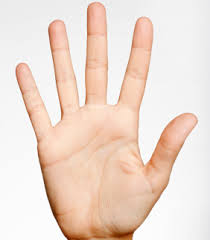
#> input picture mains/main.jpg, 210 x 240 px, given in place of the camera
$ python mains.py
#> lines starting #> are read from the running program, lines starting #| are printed output that depends on the picture
#> in video_capture, originale is the input picture: shape (240, 210, 3); mean B, G, R 208.6, 220.1, 238.7
### handdetect/traitement_hand.py
import cv2
import numpy as np
import threading


def original_frame(originale, kernel_blur):
    """Make a first 'picture' for define the
    what we must raise and what we must take in consideration.
    We raise the background"""
#> called with kernel_blur = 33

    originale = cv2.resize(originale, (800, 600))
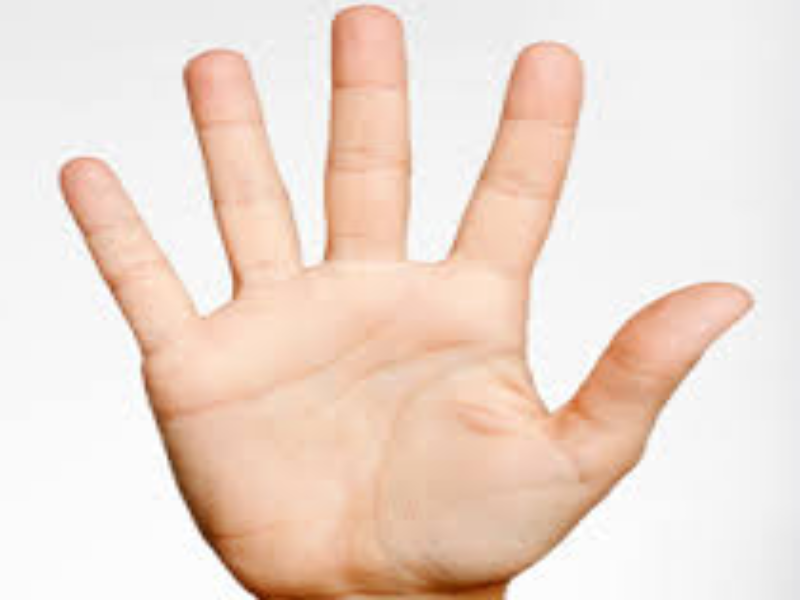
#> originale: shape (600, 800, 3); mean of channels 0, 1, 2 208.6, 220, 238.6; drawn as B, G, R
    originale=cv2.cvtColor(originale, cv2.COLOR_BGR2GRAY)
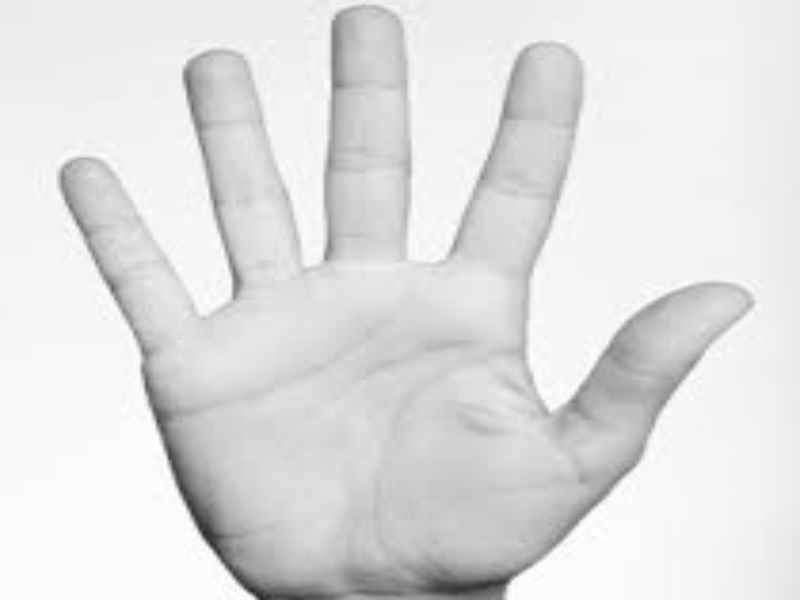
#> originale: shape (600, 800); min 39, max 255, mean 224.3
    originale=cv2.GaussianBlur(originale, (kernel_blur, kernel_blur), 0)
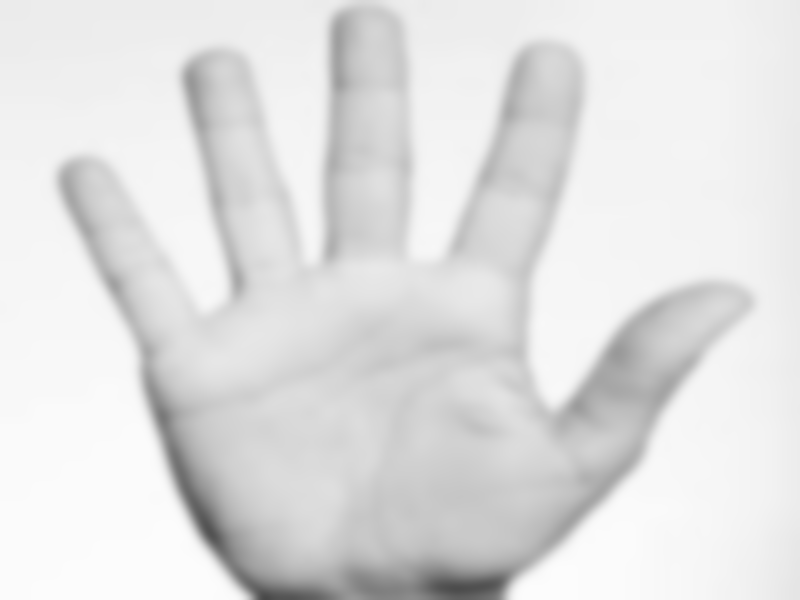
#> originale: shape (600, 800); min 72, max 252, mean 224.3
    kernel_dilate=np.ones((10, 10), np.uint8)

    return originale, kernel_dilate


def face_detections(cascade, frame, gray):
    """We make a face detection"""

    detection = cascade.detectMultiScale(
        gray,
        scaleFactor=1.3,
        minNeighbors=4,
        minSize=(40, 40),
        flags=cv2.CASCADE_SCALE_IMAGE
    )
#> detection = ()

    for x, y, w, h in detection:
        return x, y, w, h
#> this loop made 0 passes


def detections(cascade, frame, gray, mode):
    """We make a general function for detect palm and fist.
    We make a rectangle and fill it for accelerate
    the detection into the movement detection."""
#> called with mode = 0

    detection = cascade.detectMultiScale(
        gray,
        scaleFactor=1.3,
        minNeighbors=1,
        minSize=(30, 30),
        maxSize=(100, 100),
        flags=cv2.CASCADE_SCALE_IMAGE
    )
#> detection = ()

    for x, y, w, h in detection:
        if mode == 0:
            frame[y:y+h, x:x+w] = 255,0,0
        elif mode == 1:
            frame[y:y+h, x:x+w] = 255,255,0


def all_detections(handCascade, gestCascade,
                   palmCascade, closeCascade,
                   closedCascade, frame, gray):
    """We call detections function for
    run all this haar"""

    detections(handCascade, frame, gray, 0)
    detections(gestCascade, frame, gray, 0)
    detections(palmCascade, frame, gray, 0)

    detections(closeCascade, frame, gray, 1)
    detections(closedCascade, frame, gray, 1)


def movements_detection(gray, originale, kernel_blur, seuil,
                        kernel_dilate, frame):
    """This is our current frame in comparaison with
    original frame. We make a threshold, dilate it for
    and find the contours."""
#> called with kernel_blur = 33, seuil = 30, kernel_dilate = array of shape (10, 10)

    gray = cv2.GaussianBlur(gray, (kernel_blur, kernel_blur), 0)
    mask = cv2.absdiff(originale, gray)
#> mask: shape (600, 800); every value is 0
    mask = cv2.threshold(mask, seuil, 255, cv2.THRESH_BINARY)[1]
    mask = cv2.dilate(mask, kernel_dilate, iterations=5)
    contours, _ = cv2.findContours(mask, cv2.RETR_EXTERNAL,
                                   cv2.CHAIN_APPROX_SIMPLE)
#> contours = []
    frame_contour=frame.copy()

    return contours, frame_contour, gray


# [41 lines left out: functions detect, drawing_movements, not called in this run]

### handdetect/mains.py
import numpy as np
import cv2
import threading

cap=cv2.VideoCapture(0)
faceCascade = cv2.CascadeClassifier("haar/haarcascade_frontalface_alt2.xml")
handCascade = cv2.CascadeClassifier("haar/palm.xml")
gestCascade = cv2.CascadeClassifier("haar/agest.xml")
closeCascade = cv2.CascadeClassifier("haar/close.xml")
closedCascade = cv2.CascadeClassifier("haar/closed.xml")
palmCascade = cv2.CascadeClassifier("haar/palm.xml")


from traitement_hand import *


def video_capture():

    kernel_blur=33
    seuil=30

    _, originale = cap.read()
    originale, kernel_dilate = original_frame(originale, kernel_blur)


    while True:

        ret, frame=cap.read()
        frame = cv2.resize(frame, (800, 600))
        gray = cv2.cvtColor(frame, cv2.COLOR_BGR2GRAY)

        try:
            x, y, w, h = face_detections(faceCascade, frame, gray)
        except:
            pass

        all_detections(handCascade, gestCascade,
                       palmCascade, closeCascade,
                       closedCascade, frame, gray)


        contours, frame_contour, gray\
                  = movements_detection(gray, originale,
                                        kernel_blur, seuil,
                                        kernel_dilate, frame)
#> contours = []

        try:
            drawing_movements(contours, frame_contour, frame, x, y, w, h)
        except:
             pass


        originale = gray


        cv2.imshow("frame", frame)

        key=cv2.waitKey(1)&0xFF
#> (key q is pressed here)
        if key==ord('q'):
            break


    cap.release()
    cv2.destroyAllWindows()


if __name__ == "__main__":
    video_capture()
